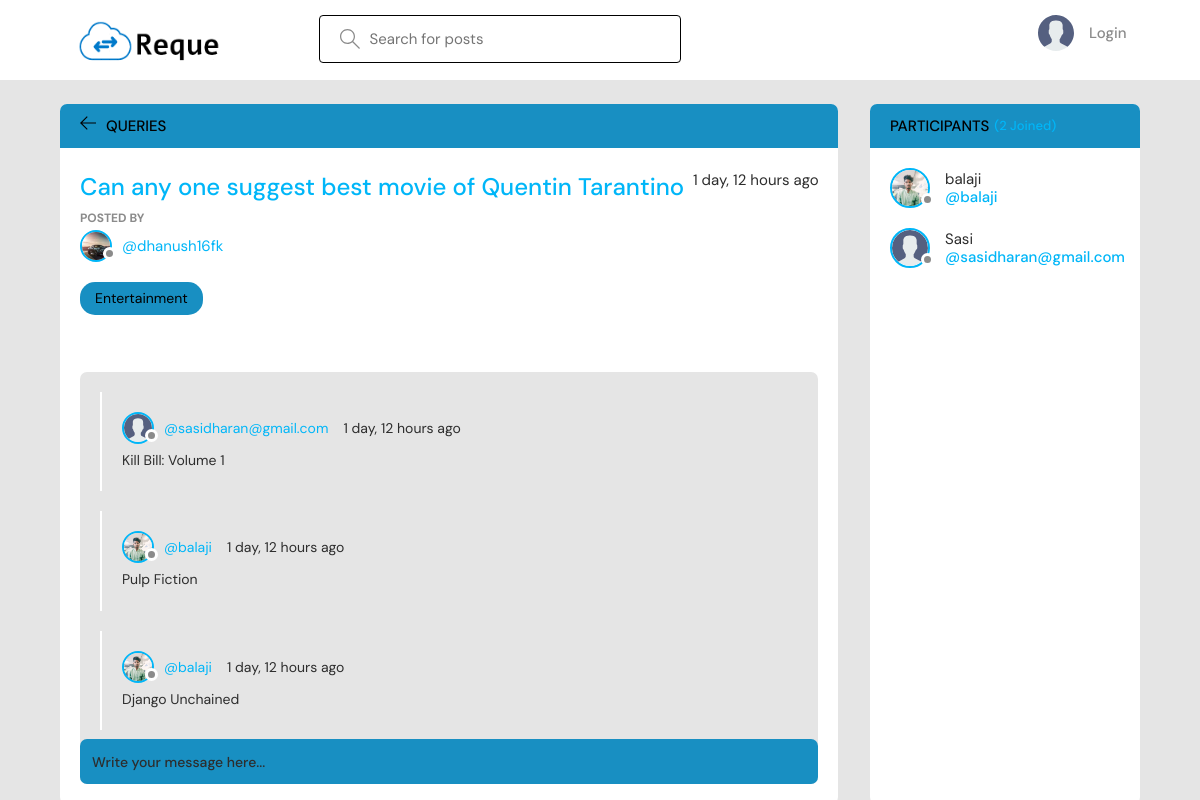
The app's page /room/30/ with its own data.
### base/models.py (models this page shows, shortened)
class Room(models.Model):
    host = models.ForeignKey(User, on_delete=models.SET_NULL, null=True)
    topic = models.ForeignKey(Topic, on_delete=models.SET_NULL, null=True)
    name = models.CharField(max_length=200)
    description = models.TextField(null=True, blank=True)
    participants = models.ManyToManyField(User, related_name='participants', blank=True)
    updated = models.DateTimeField(auto_now=True)
    created = models.DateTimeField(auto_now_add=True)
    class Meta:
        ordering = ['-updated', '-created']

class User(AbstractUser):
    username = models.CharField(max_length=200,unique=True, null=True)
    name = models.CharField(max_length=200, null=True)
    email = models.EmailField(unique=True, null=True)
    bio = models.TextField(null=True)
    avatar = models.ImageField(null=True, default="avatar.svg")
    USERNAME_FIELD = 'email'
    REQUIRED_FIELDS = ['username']

class Topic(models.Model):
    name = models.CharField(max_length=200)
    def __str__(self):
        return self.name

class Message(models.Model):
    user = models.ForeignKey(User, on_delete=models.CASCADE)
    room = models.ForeignKey(Room, on_delete=models.CASCADE)
    body = models.TextField()
    updated = models.DateTimeField(auto_now=True)
    created = models.DateTimeField(auto_now_add=True)
    class Meta:
        ordering = ['-updated', '-created']

### base/views.py (the view, shortened to what this page needs)
# urls.py: path('room/<str:pk>/', views.room, name="room"),
def room(request, pk):
    room = Room.objects.get(id=pk)
    room_messages = room.message_set.all()
    participants = room.participants.all()
    context = {'room': room, 'room_messages': room_messages,
               'participants': participants}
    return render(request, 'base/room.html', context)

### base/templates/base/room.html (shortened to what this page needs)
{% extends 'main.html' %}
{% block content %}
<main class="profile-page layout layout--2">
  <div class="container">
    <div class="room">
      <div class="room__top">
        <div class="room__topLeft">
          <a href="{% url 'home' %}">
            <svg version="1.1" xmlns="http://www.w3.org/2000/svg" width="32" height="32" viewBox="0 0 32 32">
              <title>arrow-left</title>
              <path
                d="M13.723 2.286l-13.723 13.714 13.719 13.714 1.616-1.611-10.96-10.96h27.625v-2.286h-27.625l10.965-10.965-1.616-1.607z">
              </path>
            </svg>
          </a>
          <h3>Queries</h3>
        </div>
      </div>
      <div class="room__box scroll">
        <div class="room__header scroll">
          <div class="room__info">
            <h3>{{room.name}}</h3>
            <span>{{room.created|timesince}} ago</span>
          </div>
          <div class="room__hosted">
            <p>Posted By</p>
            <a href="{% url 'user-profile' room.host.id %}" class="room__author">
              <div class="avatar avatar--small">
                <img src="{{room.host.avatar.url}}" />
              </div>
              <span>@{{room.host.username}}</span>
            </a>
          </div>
          <span class="room__topics">{{room.topic}}</span>
        </div>
        <div class="room__conversation">
          <div class="threads scroll">
            {% for message in room_messages %}
            <div class="thread">
              <div class="thread__top">
                <div class="thread__author">
                  <a href="{% url 'user-profile' message.user.id %}" class="thread__authorInfo">
                    <div class="avatar avatar--small">
                      <img src="{{message.user.avatar.url}}" />
                    </div>
                    <span>@{{message.user.username}}</span>
                  </a>
                  <span class="thread__date">{{message.created|timesince}} ago</span>
                </div>
              </div>
              <div class="thread__details">
                {{message.body}}
              </div>
            </div>
            {% endfor %}
          </div>
        </div>
      </div>
      <div class="room__message">
        <form action="" method="POST">
          <input name="body" placeholder="Write your message here..." />
        </form>
      </div>
    </div>
    <div class="participants">
      <h3 class="participants__top">Participants <span>({{participants.count}} Joined)</span></h3>
      <div class="participants__list scroll">
        {% for user in participants %}
        <a href="{%  url 'user-profile' user.id %}" class="participant">
          <div class="avatar avatar--medium">
            <img src="{{user.avatar.url}}" />
          </div>
          <p>
            {{user.name}}
            <span>@{{user.username}}</span>
          </p>
        </a>
        {% endfor %}
      </div>
    </div>
  </div>
</main>
{% endblock content %}

### records on screen
Room: name "Can any one suggest best movie of Quentin Tarantino", created "1 day, 12 hours", host.avatar (picture), host.username "dhanush16fk", topic "Entertainment"
Message: user.avatar (placeholder picture), user.username "sasidharan@gmail.com", created "1 day, 12 hours", body "Kill Bill: Volume 1"
Message: user.avatar (picture), user.username "balaji", created "1 day, 12 hours", body "Pulp Fiction"
Message: user.avatar (picture), user.username "balaji", created "1 day, 12 hours", body "Django Unchained"
User: avatar (picture), name "balaji", username "balaji"
User: avatar (placeholder picture), name "Sasi", username "sasidharan@gmail.com"

### other values on screen
{{ participants.count }} "2"
